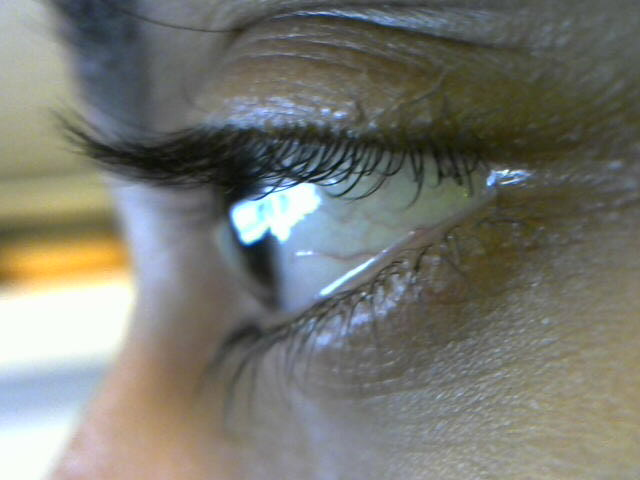
#> input picture attempts/image.jpg, 640 x 480 px, given in place of reading.mp4, which was not available
$ python thresh.py
#> lines starting #> are read from the running program, lines starting #| are printed output that depends on the picture; after the words box and inside, x2 and y2 are one past the last pixel; in counts of white or black regions, pixels touching at a corner belong together; pictures that were not available may be replaced by others from this repository, and a replacement may not be noted
import numpy as np
import cv2
import scipy
from scipy import ndimage
import argparse
import datetime
import imutils
import time

cap = cv2.VideoCapture('/home/sasidhy1/Desktop/eds_azzzist/SAMPLES/reading.mp4')
# blur_radius = (20,20)
# threshold = 50

while(True):
    # Capture frame-by-frame
    ret, frame = cap.read()
#> frame is the input picture: shape (480, 640, 3); mean B, G, R 113.3, 120.8, 119.9
    frame = cv2.resize(frame,(640,360))
#> frame: shape (360, 640, 3)
    frame = frame[100:360, 300:640]
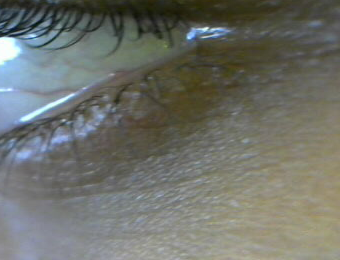
#> frame: shape (260, 340, 3); mean B, G, R 106.2, 113.2, 110.5

    hsv = cv2.cvtColor(frame, cv2.COLOR_BGR2HSV)
#> hsv: shape (260, 340, 3); mean H, S, V 52.4, 42, 117.8
    h,s,v = cv2.split(hsv)
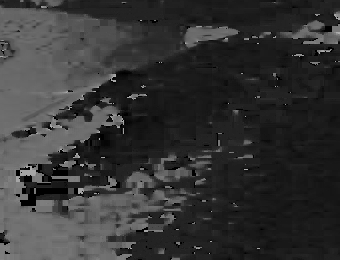
#> h: shape (260, 340); min 0, max 177, mean 52.4
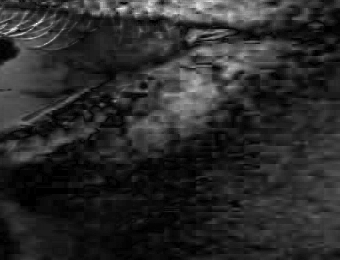
#> s: shape (260, 340); min 0, max 255, mean 42
    clahe = cv2.createCLAHE(clipLimit=3.0, tileGridSize=(8,8))
    diff = clahe.apply(v)
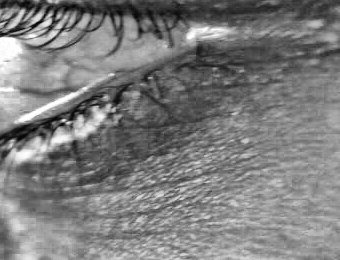
#> diff: shape (260, 340); min 4, max 255, mean 124.9

    # # global thresholding
    ret1,th1 = cv2.threshold(diff,200,255,cv2.THRESH_BINARY)
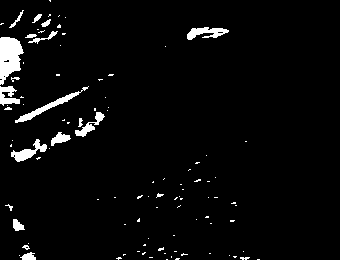
#> th1: shape (260, 340); 3.7% white; 101 white regions (82 under 20 px), largest, box (x1, y1, x2, y2) and area: (0, 37, 24, 85) 770, (15, 86, 89, 123) 378, (11, 139, 47, 162) 305

    # # # Otsu's thresholding
    ret2,th2 = cv2.threshold(diff,0,255,cv2.THRESH_BINARY+cv2.THRESH_OTSU)
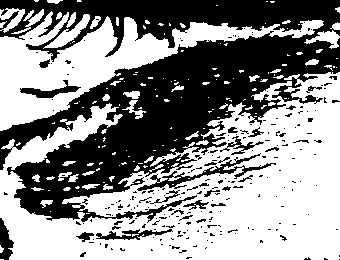
#> th2: shape (260, 340); 56.2% white; 239 black regions (211 under 20 px), largest, box (x1, y1, x2, y2) and area: (0, 0, 340, 223) 34717, (137, 153, 276, 191) 831, (20, 80, 81, 98) 380
#> ret2 = 120

    # # # Otsu's thresholding after Gaussian filtering
    blur = cv2.GaussianBlur(diff,(5,5),0)
    ret3,th3 = cv2.threshold(blur,0,255,cv2.THRESH_BINARY+cv2.THRESH_OTSU)
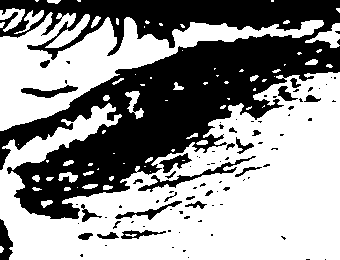
#> th3: shape (260, 340); 58.1% white; 92 black regions (66 under 20 px), largest, box (x1, y1, x2, y2) and area: (0, 0, 340, 219) 33563, (138, 156, 256, 192) 571, (0, 219, 13, 260) 340
#> ret3 = 119


    # [9 lines of commented-out code are left out]
    cv2.imshow("gray", np.hstack([hsv]))
    cv2.imshow("yes",diff)
    # cv2.imshow("images", np.hstack([th1, th2, th3]))

    if cv2.waitKey(1) & 0xFF == ord('q'):
#> (key q is pressed here)
        break

# When everything done, release the capture
cap.release()
cv2.destroyAllWindows()
